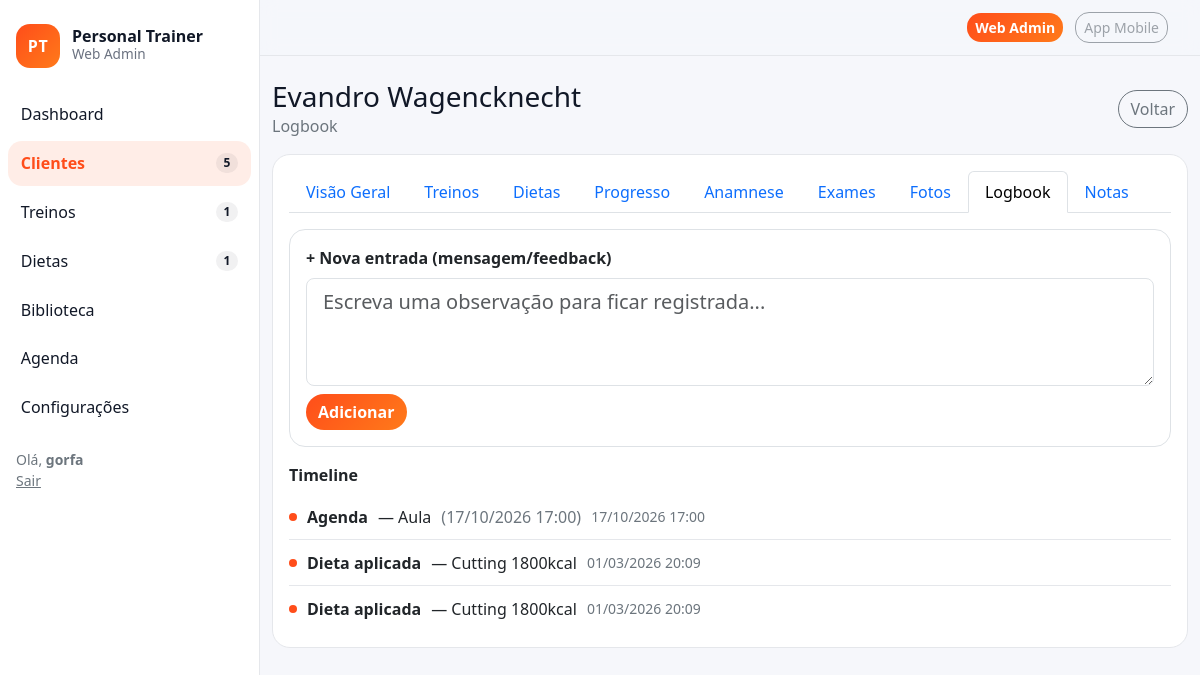
Page /crm/4/logbook/ (signed in) on the committed database.
### crm/models.py (models this page shows, shortened)
class Client(models.Model):
    class Status(models.TextChoices):
        ACTIVE = "active", "Ativo"
        PAUSED = "paused", "Pausado"
        ARCHIVED = "archived", "Arquivado"
    full_name = models.CharField("Nome", max_length=160)
    age = models.PositiveIntegerField("Idade", default=0)
    weight_kg = models.DecimalField("Peso (kg)", max_digits=5, decimal_places=1, default=0)
    height_m = models.DecimalField("Altura (m)", max_digits=4, decimal_places=2, default=0)
    status = models.CharField(max_length=16, choices=Status.choices, default=Status.ACTIVE)
    plan = models.ForeignKey(Plan, on_delete=models.SET_NULL, null=True, blank=True)
    last_activity_at = models.DateField("Última atividade", null=True, blank=True)
    created_at = models.DateTimeField(auto_now_add=True)

### agenda/models.py (models this page shows, shortened)
class Appointment(models.Model):
    client = models.ForeignKey(Client, on_delete=models.SET_NULL, null=True, blank=True)
    title = models.CharField(max_length=160)
    starts_at = models.DateTimeField()
    ends_at = models.DateTimeField()

### diets/models.py (models this page shows, shortened)
class ClientDiet(models.Model):
    client = models.ForeignKey(Client, on_delete=models.CASCADE, related_name="diets")
    plan = models.ForeignKey(DietPlan, on_delete=models.PROTECT)
    applied_at = models.DateTimeField(auto_now_add=True)
    is_current = models.BooleanField(default=True)

class DietPlan(models.Model):
    name = models.CharField(max_length=120)
    total_kcal = models.PositiveIntegerField(default=0)
    is_active = models.BooleanField(default=True)

### crm/views.py (the view, shortened to what this page needs)
# urls.py: path("<int:pk>/logbook/", views.ClientLogbookView.as_view(), name="client_logbook"),
class ClientLogbookView(LoginRequiredMixin, TemplateView):
    template_name = "crm/client_logbook.html"
    def get_client(self):
        return get_object_or_404(Client, pk=self.kwargs["pk"])
    def get_context_data(self, **kwargs):
        ctx = super().get_context_data(**kwargs)
        client = self.get_client()
        workouts = client.workouts.select_related("plan").order_by("-applied_at")[:10]
        diets = client.diets.select_related("plan").order_by("-applied_at")[:10]
        progress = client.progress.order_by("-date")[:10]
        files = client.files.order_by("-uploaded_at")[:10]
        notes = client.notes.order_by("-created_at")[:10]
        feedbacks = client.feedbacks.order_by("-created_at")[:10]
        appts = Appointment.objects.filter(client=client).order_by("-starts_at")[:10]
        events = []
        for w in workouts:
            events.append({"ts": w.applied_at, "type": "workout", "obj": w})
        for d in diets:
            events.append({"ts": d.applied_at, "type": "diet", "obj": d})
        for p in progress:
            events.append({"ts": timezone.make_aware(datetime.combine(p.date, time.min)), "type": "progress", "obj": p})
        for f in files:
            events.append({"ts": f.uploaded_at, "type": f.kind, "obj": f})
        for n in notes:
            events.append({"ts": n.created_at, "type": "note", "obj": n})
        for fb in feedbacks:
            events.append({"ts": fb.created_at, "type": "feedback", "obj": fb})
        for a in appts:
            events.append({"ts": a.starts_at, "type": "appointment", "obj": a})
        events = sorted(events, key=lambda x: x["ts"], reverse=True)[:40]
        ctx.update(
            {
                "client": client,
                "events": events,
                "active_tab": "logbook",
            }
        )
        return ctx

### core/context_processors.py (called while the page is built)
def nav_counts(request):
    try:
        return {
            "nav_clients_count": Client.objects.filter(status=Client.Status.ACTIVE).count(),
            "nav_workouts_today": WorkoutPlan.objects.filter(is_active=True).count(),
            "nav_diets_active": DietPlan.objects.filter(is_active=True).count(),
            "nav_alerts_count": Alert.objects.filter(is_open=True).count(),
        }
    except Exception:
        return {"nav_clients_count": 0, "nav_workouts_today": 0, "nav_diets_active": 0, "nav_alerts_count": 0}

### crm/templates/crm/client_logbook.html (shortened to what this page needs)
{% extends "base.html" %}
{% block content %}
<div class="d-flex align-items-center justify-content-between mb-3">
  <div>
    <h1 class="h3 mb-0">{{ client.full_name }}</h1>
    <div class="text-secondary">Logbook</div>
  </div>
  <a class="btn btn-outline-secondary btn-pill" href="{% url 'crm:client_detail' client.pk %}">Voltar</a>
</div>
<div class="card mb-3">
  <div class="card-body">
    {% include "crm/_client_tabs.html" with client=client active_tab=active_tab %}
    <div class="border rounded-4 p-3 mb-3">
      <div class="fw-bold mb-2">+ Nova entrada (mensagem/feedback)</div>
      <form method="post" class="row g-2">
        <div class="col-12">
          <textarea name="text" class="form-control form-control-lg" rows="3" placeholder="Escreva uma observação para ficar registrada..."></textarea>
        </div>
        <div class="col-12">
          <button class="btn btn-brand btn-pill" type="submit">Adicionar</button>
        </div>
      </form>
    </div>
    <div class="fw-bold mb-2">Timeline</div>
    <ul class="activity">
      {% for e in events %}
        <li>
          <span class="dot"></span>
          {% if e.type == 'workout' %}
            <strong>Treino aplicado</strong> — {{ e.obj.plan.name }}
          {% elif e.type == 'diet' %}
            <strong>Dieta aplicada</strong> — {{ e.obj.plan.name }}
          {% elif e.type == 'progress' %}
            <strong>Progresso</strong> — {{ e.obj.date|date:"d/m/Y" }}{% if e.obj.weight_kg %} • {{ e.obj.weight_kg }}kg{% endif %}
          {% elif e.type == 'exam' %}
            <strong>Exame enviado</strong> — <a href="{{ e.obj.file.url }}" target="_blank">{{ e.obj.title|default:e.obj.file.name }}</a>
          {% elif e.type == 'photo' %}
            <strong>Foto enviada</strong> — <a href="{{ e.obj.file.url }}" target="_blank">{{ e.obj.title|default:e.obj.file.name }}</a>
          {% elif e.type == 'note' %}
            <strong>Nota interna</strong> — {{ e.obj.text|truncatechars:80 }}
          {% elif e.type == 'feedback' %}
            <strong>Mensagem</strong> — {{ e.obj.text|truncatechars:120 }}
          {% elif e.type == 'appointment' %}
            <strong>Agenda</strong> — {{ e.obj.title }} <span class="text-secondary">({{ e.obj.starts_at|date:"d/m/Y H:i" }})</span>
          {% endif %}
          <div class="text-secondary small">{{ e.ts|date:"d/m/Y H:i" }}</div>
        </li>
      {% empty %}
        <li><span class="dot"></span> <span class="text-secondary">Sem registros ainda.</span></li>
      {% endfor %}
    </ul>
  </div>
</div>
{% endblock %}

### templates/base.html (shortened to what this page needs)
{% load static %}
<!doctype html>
<html lang="pt-br">
<head>
  <link href="https://cdn.jsdelivr.net/npm/bootstrap@5.3.3/dist/css/bootstrap.min.css" rel="stylesheet">
  <link href="{% static 'css/theme.css' %}" rel="stylesheet">
</head>
<body class="app-body">
  <div class="app-shell">
    <aside class="app-sidebar">
      <div class="px-3 py-4">
        <div class="brand">
          <div class="brand-mark">PT</div>
          <div class="brand-name">
            <div class="brand-title">Personal Trainer</div>
            <div class="brand-sub">Web Admin</div>
          </div>
        </div>
      </div>
      <nav class="nav flex-column px-2">
        <a class="nav-link {% if request.resolver_match.url_name == 'dashboard' %}active{% endif %}"
           href="{% url 'dashboard' %}">
          <span>Dashboard</span>
        </a>
        <a class="nav-link {% if request.path|slice:':5' == '/crm/' %}active{% endif %}"
           href="{% url 'crm:client_list' %}">
          <span>Clientes</span>
          <span class="badge badge-metric">{{ nav_clients_count }}</span>
        </a>
        <a class="nav-link {% if request.path|slice:':9' == '/treinos/' %}active{% endif %}"
           href="{% url 'workouts:workout_list' %}">
          <span>Treinos</span>
          <span class="badge badge-metric">{{ nav_workouts_today }}</span>
        </a>
        <a class="nav-link {% if request.path|slice:':8' == '/dietas/' %}active{% endif %}"
           href="{% url 'diets:diet_list' %}">
          <span>Dietas</span>
          <span class="badge badge-metric">{{ nav_diets_active }}</span>
        </a>
        <a class="nav-link {% if request.path|slice:':12' == '/biblioteca/' %}active{% endif %}"
           href="{% url 'library:exercises' %}">
          <span>Biblioteca</span>
        </a>
        <a class="nav-link {% if request.path|slice:':10' == '/agenda/' %}active{% endif %}"
           href="{% url 'agenda:calendar' %}">
          <span>Agenda</span>
        </a>
        <a class="nav-link {% if request.path|slice:':10' == '/anamnese/' %}active{% endif %}"
           href="{% url 'anamnesis:builder' %}">
          <span>Configurações</span>
        </a>
        <div class="mt-3 px-2 small text-secondary">
          {% if request.user.is_authenticated %}
            Olá, <strong>{{ request.user.get_short_name|default:request.user.username }}</strong><br>
            <a class="link-secondary" href="{% url 'logout' %}">Sair</a>
          {% else %}
            <a class="link-secondary" href="{% url 'login' %}">Entrar</a>
          {% endif %}
        </div>
      </nav>
    </aside>
    <main class="app-main">
      <header class="app-topbar">
        <div class="container-fluid d-flex align-items-center justify-content-end">
          <div class="topbar-switch ms-auto">
            <a class="btn btn-brand btn-sm me-2" href="/admin/">Web Admin</a>
            <span class="btn btn-outline-secondary btn-sm disabled" aria-disabled="true">App Mobile</span>
          </div>
        </div>
      </header>
      <section class="app-content container-fluid py-4">
        {% block content %}{% endblock %}
      </section>
    </main>
  </div>
</body>
</html>

### static/css/theme.css (style rules this page uses)
:root { --brand:#ff4d1a; --brand-2:#ff7a1a; --brand-soft: rgba(255,77,26,.10); --danger:#ff2d55; --bg:#f6f7fb; --text:#111827; --muted:#6b7280; --card:#ffffff; --border:#e5e7eb; --radius:18px; }
* { box-sizing:border-box }
body { font-family: ui-sans-serif, system-ui, -apple-system, Segoe UI, Roboto, Arial, "Apple Color Emoji","Segoe UI Emoji"; }
.app-body { background:var(--bg); color:var(--text); }
.app-shell { display:flex; min-height:100vh; }
.app-sidebar { width:260px; background:#fff; border-right:1px solid var(--border); position:sticky; top:0; height:100vh; }
.brand { display:flex; align-items:center; gap:12px; }
.brand-mark { width:44px; height:44px; border-radius:14px; background:linear-gradient(135deg,var(--brand),var(--brand-2)); color:#fff; display:flex; align-items:center; justify-content:center; font-weight:900; letter-spacing:.5px; }
.brand-title { font-weight:800; line-height:1; }
.brand-sub { color:var(--muted); font-size:.85rem; }
.app-sidebar .nav-link { display:flex; align-items:center; justify-content:space-between; border-radius:14px; padding:.65rem .8rem; color:#111827; margin-bottom:.25rem; }
.app-sidebar .nav-link.active { background:var(--brand-soft); color:var(--brand); font-weight:700; }
.badge-metric { background:rgba(17,24,39,.06); color:#111827; font-weight:700; border-radius:999px; }
.app-main { flex:1; min-width:0; }
.app-topbar { position:sticky; top:0; z-index:10; background:rgba(246,247,251,.9); backdrop-filter: blur(8px); border-bottom:1px solid var(--border); padding:.75rem 0; }
.btn-brand { background:linear-gradient(135deg,var(--brand),var(--brand-2)); border:0; color:#fff; font-weight:800; border-radius:14px; }
.btn-outline-secondary { border-radius:14px; }
.app-content { padding-bottom:40px; }
.card { border:1px solid var(--border); border-radius:var(--radius); }
.activity { list-style:none; padding:0; margin:0; }
.activity li { display:flex; align-items:center; gap:10px; padding:.65rem 0; border-top:1px solid var(--border); }
.activity li:first-child { border-top:0; }
.dot { width:8px; height:8px; border-radius:999px; background:var(--brand); display:inline-block; }
.btn-pill { border-radius:999px; }
.app-topbar { padding: 12px 20px; }
.topbar-switch { margin-left: auto; }

### rows in the picture
Client: full_name "Evandro Wagencknecht"
Appointment: obj "Aula", obj.starts_at "17/10/2026 17:00", ts "17/10/2026 17:00"
ClientDiet: obj.plan.name "Cutting 1800kcal", ts "01/03/2026 20:09"
ClientDiet: obj.plan.name "Cutting 1800kcal", ts "01/03/2026 20:09"

### other values in the picture
{{ nav_clients_count }} "5"
{{ nav_workouts_today }} "1"
{{ nav_diets_active }} "1"
{{ request.user.get_short_name|default:request.user.username }} "gorfa"
